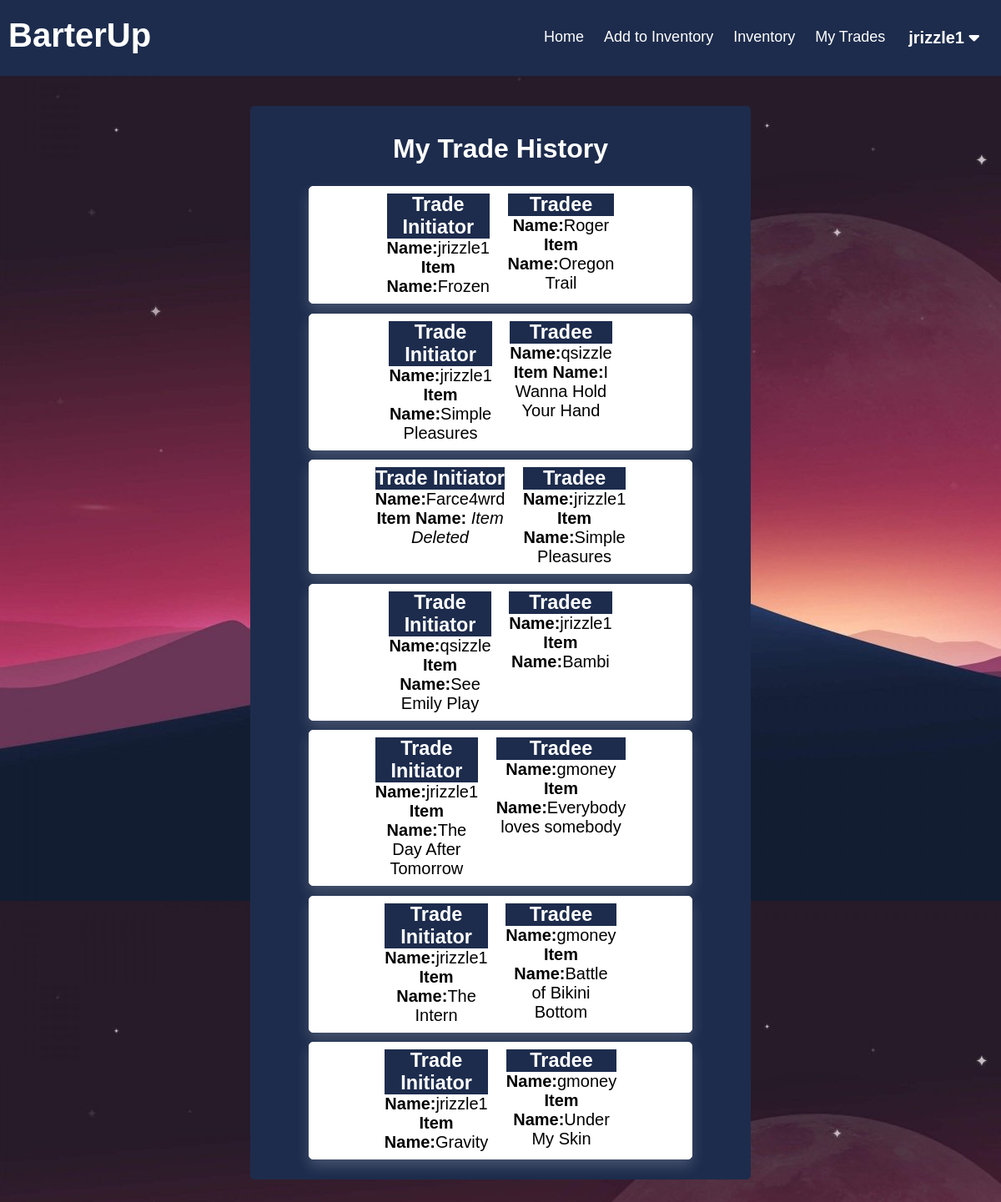
The app's page /BarterUp/tradeHistory.php (signed in) with its own data.
### tables this page shows
CREATE TABLE `user` (
  `user_id` bigint(20) UNSIGNED NOT NULL,
  `username` varchar(45) NOT NULL,
  `password` varchar(45) NOT NULL
);

CREATE TABLE `trade_history` (
  `trade_id` smallint(5) UNSIGNED NOT NULL,
  `item_history_id_initiator` smallint(5) UNSIGNED NOT NULL,
  `item_history_id_tradee` smallint(5) UNSIGNED NOT NULL,
  `user_history_id_initiator` bigint(20) UNSIGNED NOT NULL,
  `user_history_id_tradee` bigint(20) UNSIGNED NOT NULL
);

CREATE TABLE `item` (
  `item_id` smallint(5) UNSIGNED NOT NULL,
  `user_id` bigint(20) UNSIGNED NOT NULL,
  `category_id` bigint(20) UNSIGNED NOT NULL,
  `description` tinytext DEFAULT NULL,
  `item_condition` varchar(45) DEFAULT NULL,
  `item_name` varchar(45) NOT NULL
);

### BarterUp/functions.php (called while the page is built, shortened)
<?php
function check_login($con)
{
	if (isset($_SESSION['user_id'])) {
		$id = $_SESSION['user_id'];
		$query = "select * from user where user_id = '$id' limit 1";
		$result = mysqli_query($con, $query);
		if ($result && mysqli_num_rows($result) > 0) {
			$user_data = mysqli_fetch_assoc($result);
			return $user_data;
		}
	}
	die;
}

### BarterUp/tradeHistory.php (the view, shortened to what this page needs)
<?php
include("config.php");
include("functions.php");
$user_data = check_login($con);
?>
<!DOCTYPE html>
<html lang="en">
<head>
    <link rel="stylesheet" href="./tradeHistory.css?v=<?php echo time(); ?>">
</head>
<body>
    <?php include("./header.php"); ?>
    <div class="wrapper">
        <div class="view_main">
            <div class="page_name">
                <h1>My Trade History</h1>
            </div>
            <?php
            $query = "select * from trade_history";
            $result = mysqli_query($con, $query);
            if ($result && mysqli_num_rows($result) > 0) {
                while ($row = mysqli_fetch_assoc($result)) {
                    if ($row['user_history_id_initiator'] == $_SESSION['user_id'] || $row['user_history_id_tradee'] == $_SESSION['user_id']) {
                        $query1 = "select user.user_id as initiatorId, user.username as initiator, item.item_name as initiator_item
                        FROM trades, user, item
                        where user.user_id =" . $row['user_history_id_initiator'] . "
                        and item.item_id = " . $row['item_history_id_initiator'] . "";
                        $result1 = mysqli_query($con, $query1);
                        if ($result1 && mysqli_num_rows($result1) > 0) {
                            $row1 = mysqli_fetch_assoc($result1);
                            echo '
                        <ul class="list-view">
                            <li class="trader">
                                <h3 class="title">Trade Initiator</h3>
                                <p class="initiator-name"><b>Name:</b>' . $row1['initiator'] . '</p>
                                <p class="initiator-item"><b>Item Name:</b>' . $row1['initiator_item'] . '</p>
                            </li>';
                        } else{
                            $query4 = "select user.user_id as initiatorId, user.username as initiator
                            FROM user, item
                            where user.user_id =" . $row['user_history_id_initiator'] . "";
                            $result4 = mysqli_query($con, $query4);
                            $row4 = mysqli_fetch_assoc($result4);
                            echo '
                            <ul class="list-view">
                            <li class="trader">
                                <h3 class="title">Trade Initiator</h3>
                                <p class="initiator-name"><b>Name:</b>' . $row4['initiator'] . '</p>
                                <p class="initiator-item"><b>Item Name:</b> <em>Item Deleted</em></p>
                            </li>';
                        }
                        $query2 = "select user.user_id as tradeeId, user.username as tradee, item.item_name as tradee_item
                        FROM trades, user, item
                        where user.user_id =" . $row['user_history_id_tradee'] . "
                        and item.item_id = " . $row['item_history_id_tradee'] . "";
                        $result2 = mysqli_query($con, $query2);
                        if ($result2 && mysqli_num_rows($result2) > 0) {
                            $row2 = mysqli_fetch_assoc($result2);
                            echo '
                            <li class="tradee">
                                <h3 class="title">Tradee</h3>
                                <p class="tradee-name"><b>Name:</b>' . $row2['tradee'] . '</p>
                                <p class="tradee-item"><b>Item Name:</b>' . $row2['tradee_item'] . '</p>
                            </li>
                        </ul>';
                        }
                    }
                }
            }
            ?>
        </div>
    </div>
</body>
</html>

### BarterUp/header.php (shortened to what this page needs)
<!DOCTYPE html>
<html lang="en">
<head>
  <link rel="stylesheet" href="./header.css?v=<?php echo time(); ?>">
</head>
<body>
  <div class="header-right">
    <div class="header">
      <p>BarterUp</p>
    </div>
    <div class="user-drop">
      <button class="user-dropbtn"><?php echo $user_data['username']; ?>
        <i class="fas fa-caret-down"></i>
      </button>
    </div>
    <a href="./myTrades.php">My Trades</a>
    <a href='./inventory.php'>Inventory</a>
    <a href='./addInventory.php'>Add to Inventory</a>
    <a href="./currentTrades.php">Home</a>
  </div>
</body>
</html>

### BarterUp/tradeHistory.css (style rules this page uses)
* { font-family: 'Montserrat', sans-serif; list-style: none; margin: 0; padding: 0; box-sizing: border-box; }
h1 { text-align: center; }
.wrapper { background: #1d2c4d; width: 50%; text-align: center; margin: 3% auto 3% auto; padding: 1%; border-radius: 5px; }
.page_name { width: 100%; margin: 1% auto 0 auto; color: #fff; padding: 15px; border-radius: 5px; position: relative; }
.list-view { font-size: 20px; width: 80%; margin: 2% auto 2% auto; border: 1px solid white; border-radius: 5px; background: white; box-shadow: 0 8px 16px 0 rgba(241, 239, 239, 0.2); }
.list-view li { display: inline-table; width: 30%; }
.list-view .title { background-color: #1d2c4d; color: white; }
.list-view .trader, .list-view .tradee { color: black; padding: 8px; }

### BarterUp/header.css (style rules this page uses)
body { background-image: url("newshit.jpg"); }
.header-right { overflow: hidden; background-color: #1d2c4d; padding: 20px 10px; }
.header-right a { float: right; color: white; text-align: center; padding: 12px; text-decoration: none; font-size: 18px; line-height: 25px; border-radius: 4px; }
.user-drop { float: right; overflow: hidden; }
.user-drop .user-dropbtn { font-size: 20px; font-weight: 600; border: none; outline: none; color: white; padding: 14px 16px; background-color: inherit; font-family: inherit; margin: 0; }
.header { float: left; color: white; font-size: 40px; font-weight: 600; }

### records on screen
user: username "jrizzle1"
trade_history: user.username "jrizzle1", item.item_name "Frozen", user.username "Roger", item.item_name "Oregon Trail"
trade_history: user.username "jrizzle1", item.item_name "Simple Pleasures", user.username "qsizzle", item.item_name "I Wanna Hold Your Hand"
trade_history: user.username "Farce4wrd", user.username "jrizzle1", item.item_name "Simple Pleasures"
trade_history: user.username "qsizzle", item.item_name "See Emily Play", user.username "jrizzle1", item.item_name "Bambi"
trade_history: user.username "jrizzle1", item.item_name "The Day After Tomorrow", user.username "gmoney", item.item_name "Everybody loves somebody"
trade_history: user.username "jrizzle1", item.item_name "The Intern", user.username "gmoney", item.item_name "Battle of Bikini Bottom"
trade_history: user.username "jrizzle1", item.item_name "Gravity", user.username "gmoney", item.item_name "Under My Skin"
